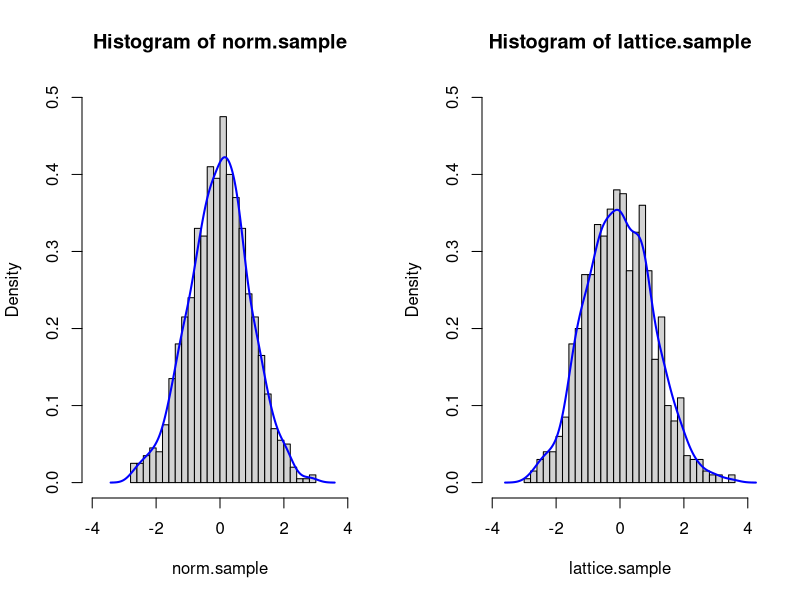

The R source for this figure:
## ---- chunk 1
set.seed(086)
N=1000
n=1000
## ---- chunk 2
norm.sample=rnorm(n)

xi=seq(-4, 4, length.out=N)
xi.density=dnorm(xi)/sum(dnorm(xi))
lattice.sample=sample(xi, replace=T, size=n, prob=xi.density)

opar<-par(mfrow=c(1,2))

hist(norm.sample, xlim=c(-4,4), ylim=c(0,0.5), breaks=32, probability=T)
lines(density(norm.sample), col="blue", lwd=2)
hist(lattice.sample, xlim=c(-4,4), ylim=c(0,0.5), breaks=32, probability=T)
lines(density(lattice.sample), col="blue", lwd=2)

par(opar)
